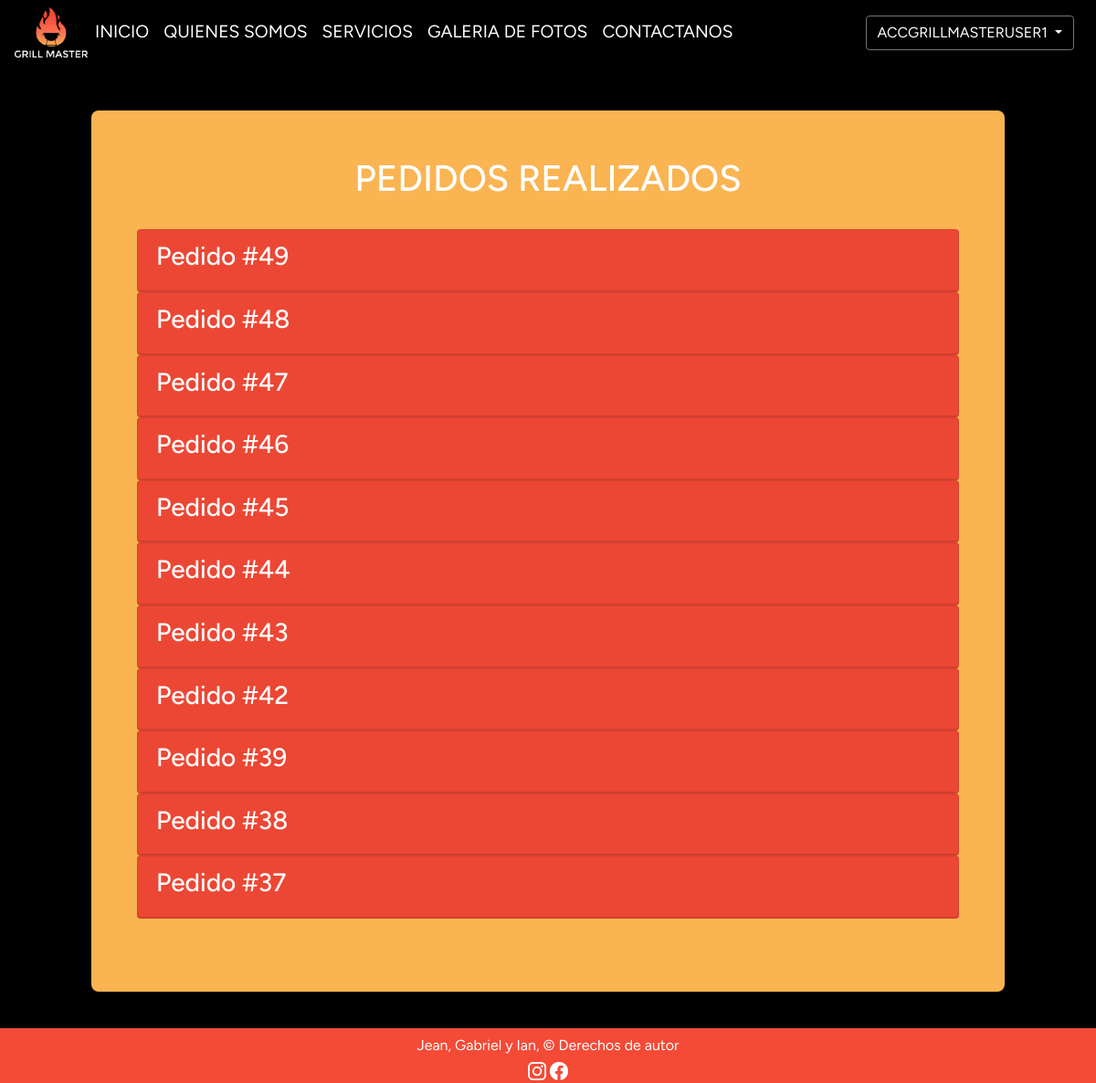
/list_orders (signed in), run on the app's committed database.
### grillmaster/models.py (models this page shows, shortened)
class Orden(models.Model):
    id = models.AutoField(primary_key=True)
    total = models.BigIntegerField()
    taxes = models.BigIntegerField(default=0)
    status = models.IntegerField(default=3)
    shipping = models.BigIntegerField(default=0)
    date = models.DateTimeField(blank=False, null=False, default=now)
    user = models.ForeignKey(settings.AUTH_USER_MODEL, on_delete=models.CASCADE)
    @property
    def percent(self):
        return round(self.status * 33.3)

### grillmaster/views.py (the view)
# urls.py: path('list_orders', views.list_orders, name='list_orders'),
def list_orders(request):
    orders = Orden.objects.select_related('user').prefetch_related('detalles_orden__product_id').order_by('-date')
    ctx = {'orders': orders}
    return render(request, 'adminaccess/list_orders.html', ctx)

### grillmaster/context_processor.py (called while the page is built)
def calculate_shipping(total):
    shipping = 0
    if total > 50000:
        return 0
    return shipping

def calculate_taxes(total):
    return round(total * 0.19)

def shopping_cart_total(request):
    total = 0
    amount = 0
    try:
        for key, value in request.session['shopping_cart'].items():
            amount = amount + int(value['amount'])
            total = total + int(value['price']) * value['amount']
    except:
        request.session['shopping_cart'] = {}
        total = 0
    shipping = calculate_shipping(total)
    taxes = calculate_taxes(total)
    return {
        'taxes': taxes,
        'shopping_cart_total': (total + taxes + shipping),
        'shopping_cart_amount': amount,
        'shipping': shipping,
    }

### grillmaster/templates/adminaccess/list_orders.html (shortened to what this page needs)
<!DOCTYPE html>
<html lang="es">
<head>
    {% load static %}
    <link href="https://stackpath.bootstrapcdn.com/bootstrap/4.5.2/css/bootstrap.min.css" rel="stylesheet">
    <link rel="stylesheet" href="{% static '/css/listorders.css' %}">
    <link rel="stylesheet" href="{% static '/css/nav.css' %}">
</head>
<body>
    {% include 'nav.html' %}
    <div id="main-content" class="container">
        <div class="row mb-4">
            <div class="col text-white">
                <h1>PEDIDOS REALIZADOS</h1>
            </div>
        </div>
        <div class="row">
            <div class="col">
                {% if orders %}
                <div id="accordion">
                    {% for order in orders %}
                    <div class="card" style="background-color: #F44A36; color: white;">
                        <div class="card-header" data-toggle="collapse" data-target="#collapse-{{ order.id }}" aria-expanded="true" aria-controls="collapse-{{ order.id }}">
                            <div class="d-flex justify-content-between">
                                <h3>Pedido #{{ order.id }}</h3>
                            </div>
                        </div>
                    </div>
                    {% endfor %}
                </div>
                {% else %}
                <p>No hay pedidos registrados.</p>
                {% endif %}
            </div>
        </div>
    </div>
    <div id="footer">
        {% include 'footer.html' %}
    </div>
</body>
</html>

### grillmaster/templates/nav.html (shortened to what this page needs)
{% load static %}
<nav class="navbar navbar-expand-md bg-black text-white navbar-white">
  <img
    src="{% static 'img/grillmasterlogo/logoentero.png' %}"
    alt="Logo Empresa"
    width="80"/>
  <div class="collapse navbar-collapse" id="collapsibleNavbar">
    <ul class="navbar-nav mr-auto">
      {% url 'index' as index_url %}
      <li class="nav-item">
        <a
          class="nav-link {% if request.path == index_url %}active{% endif %}"
          href="{{ index_url }}">INICIO</a>
      </li>
      {% url 'aboutUs' as about_us_url %}
      <li class="nav-item">
        <a
          class="nav-link {% if request.path == about_us_url %}active{% endif %}"
          href="{{ about_us_url }}">QUIENES SOMOS</a>
      </li>
      {% url 'products' as shop_url %}
      <li class="nav-item">
        <a
          class="nav-link {% if request.path == shop_url %}active{% endif %}"
          href="{{ shop_url }}">SERVICIOS</a>
      </li>
      {% url 'photoGallery' as photo_gallery_url %}
      <li class="nav-item">
        <a
          class="nav-link {% if request.path == photo_gallery_url %}active{% endif %}"
          href="{{ photo_gallery_url }}">GALERIA DE FOTOS</a>
      </li>
      {% url 'contact' as contact_url %}
      <li class="nav-item">
        <a
          class="nav-link {% if request.path == contact_url %}active{% endif %}"
          href="{{ contact_url }}">CONTACTANOS</a>
      </li>
    </ul>
    <ul class="navbar-nav">
      {% if user.is_authenticated %}
      <li class="nav-item mr-2">
        <div class="dropdown">
          <button
            class="btn btn-secondary dropdown-toggle"
            type="button"
            id="dropdownMenuButton"
            data-toggle="dropdown"
            style="background-color: black; font-family: 'Figtree'"
          >
          {{ user.username | upper }}
          </button>
        </div>
      </li>
      {% endif %}
    </ul>
  </div>
</nav>

### grillmaster/static/css/listorders.css (style rules this page uses)
body { font-family: 'Figtree'; margin: 0; padding: 0; background-color: black; position: relative; }
a, a:hover { text-decoration: none; color: inherit; cursor: pointer; font-size: larger; }
.container { max-width: 1000px; margin: 0 auto; padding: 50px; background-color: #FAB451; border-radius: 8px; box-shadow: 0 0 10px rgba(0, 0, 0, 0.1); }
h1 { text-align: center; }

### grillmaster/templates/adminaccess/list_orders.html (style rules this page uses)
html, body { height: 100%; }
body { display: flex; flex-direction: column; }
#main-content { flex: 1; padding-bottom: 80px; }
#footer { flex-shrink: 0; height:60px; background-color: #F44A36; color: white; text-align: center; line-height: 25px; }

### data on the page
Orden: id "49"
Orden: id "48"
Orden: id "47"
Orden: id "46"
Orden: id "45"
Orden: id "44"
Orden: id "43"
Orden: id "42"
Orden: id "39"
Orden: id "38"
Orden: id "37"

### other printed values
{{ user.username | upper }} "ACCGRILLMASTERUSER1"
